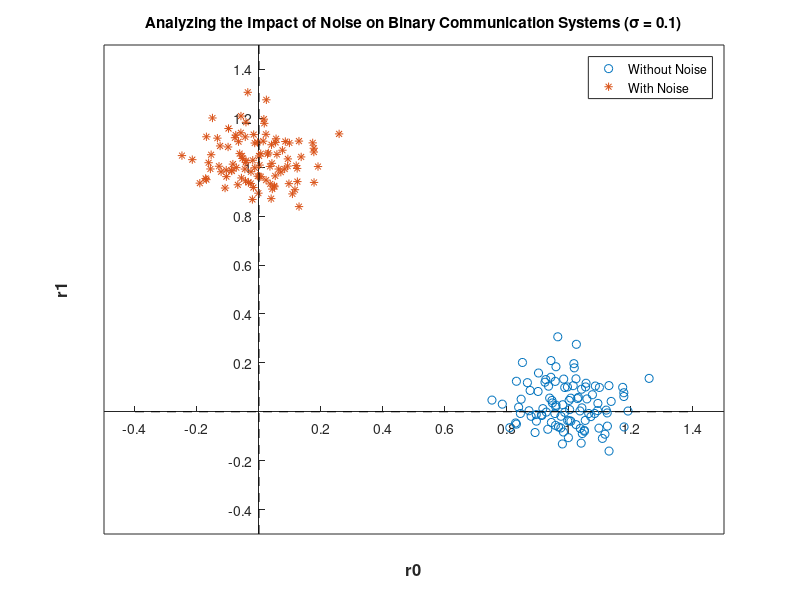

Write MATLAB code to recreate this figure. (Note: this script raises an error after producing the figure.)
clc;
clear all;

num_samples = 100;
sigma_values = [0.1, 0.3, 0.5];
E = 1; 

count = 0;
for i = 1:length(sigma_values)
    count = count + 1;
    if count == 4
        break;
    end

    sigma = sigma_values(count);
    n0 = randn(num_samples, 1) * sqrt(sigma^2);
    n1 = randn(num_samples, 1) * sqrt(sigma^2);

    r0 = n0 + sqrt(E);
    r1 = n1;
    
    figure;
    plot(r0, r1, 'o', 'DisplayName', 'With Noise');
    hold on;
    r0 = n0;
    r1 = n1 + sqrt(E);

    plot(n0, n1 + 1, '*', 'DisplayName', 'Without Noise');
    set(gca, 'XAxisLocation', 'origin', 'YAxisLocation', 'origin');
    if count==1
        xticks(-2.6:0.2:2.6);
        yticks(-2.6:0.2:2.6);

    else
        xticks(-2.5:0.5:2.5);
        yticks(-2.5:0.5:2.5);
    end


    hold on;
    plot([0, 0], ylim, 'k--');
    plot(xlim, [0, 0], 'k--');
    title(['Analyzing the Impact of Noise on Binary Communication Systems (\sigma = ', num2str(sigma), ')']);
    xlabel('r0', 'FontSize', 12, 'FontWeight', 'bold');
    ylabel('r1', 'FontSize', 12, 'FontWeight', 'bold');
    legend('Without Noise', 'With Noise');

    ax = gca;
    ax.FontSize = 10;
    ax.FontWeight = 'bold';
end
